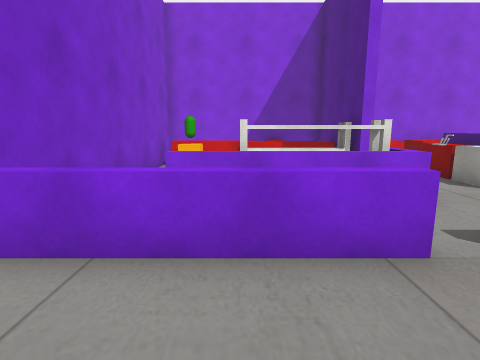
view 1 (above)

16 first-person views from a walk through a scene from a Unity 3-D project. The camera is 1.3 m above the floor, tilts 10° down and sees 80° across. The floor is counted in squares, 1 m on a side. Each view is taken from the middle of a square. On the plan, view 1 faces up. The plan holds only what a view shows up to about 13 squares ahead; the rest is blank. The place goes on beyond the plan. The player character is not drawn. Some surface patterns are stand-ins.

view 2
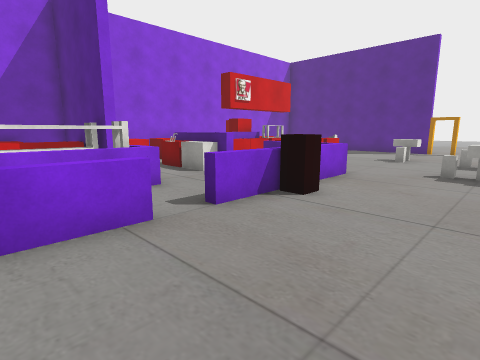

view 3
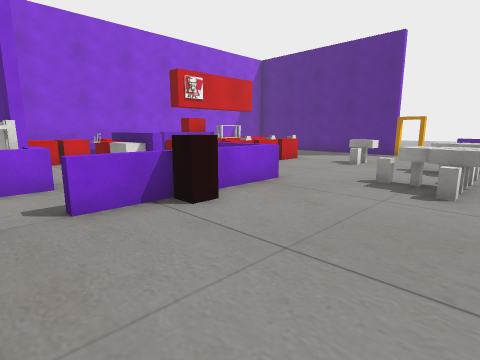

view 4
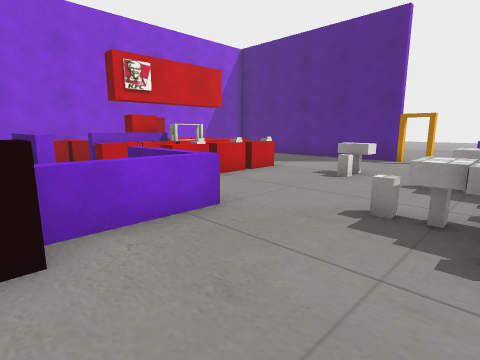

view 5
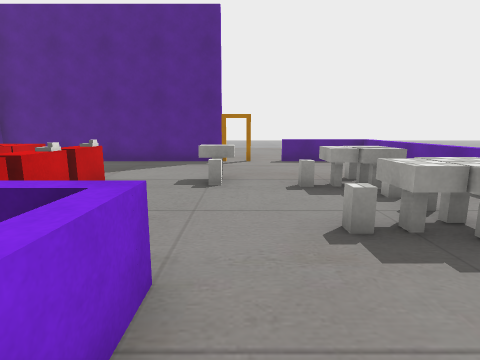

view 6
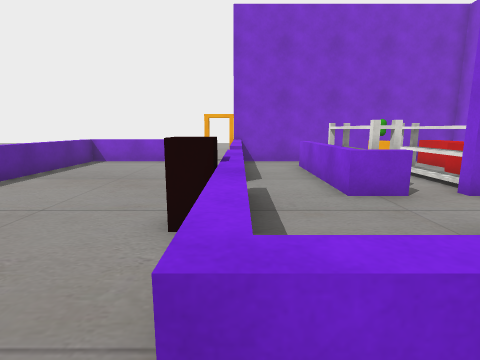

view 7
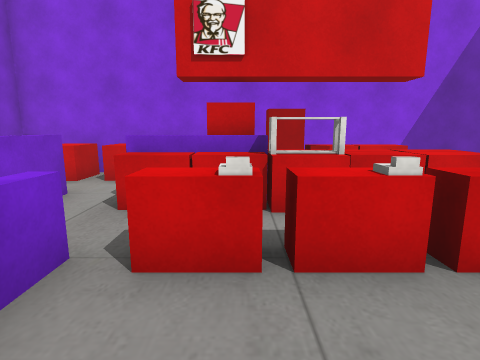

view 8
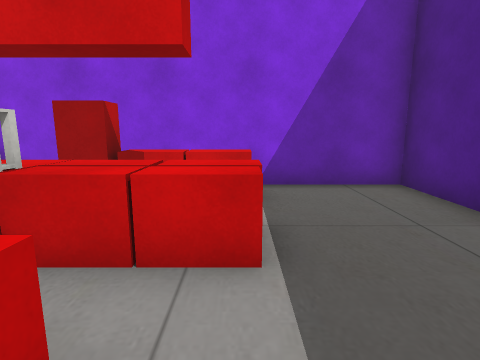

view 9
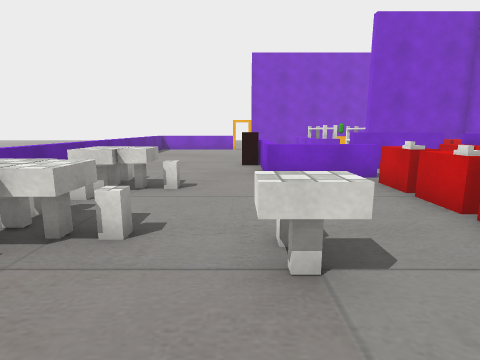

view 10
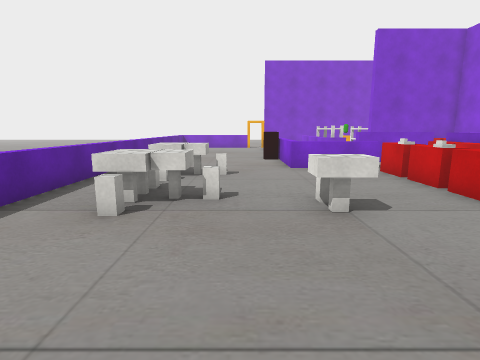

view 11
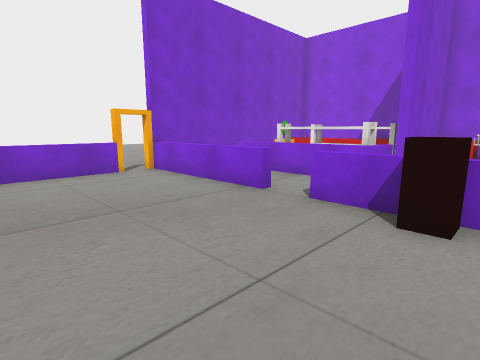

view 12
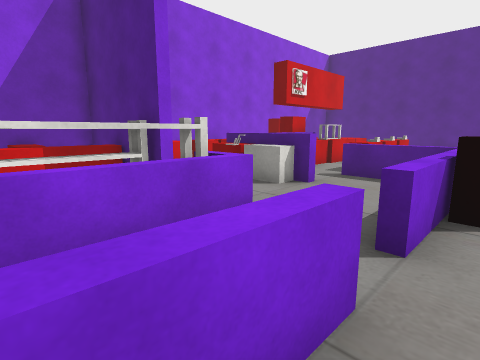

view 13
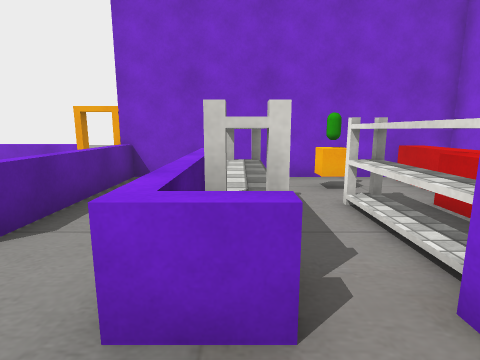

view 14
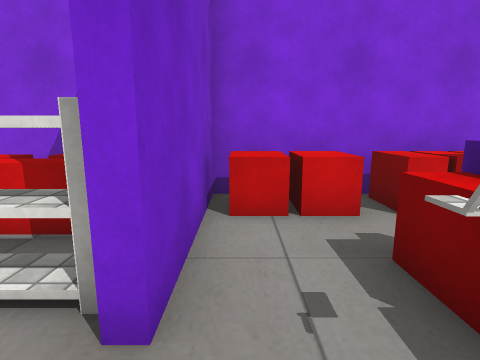

view 15
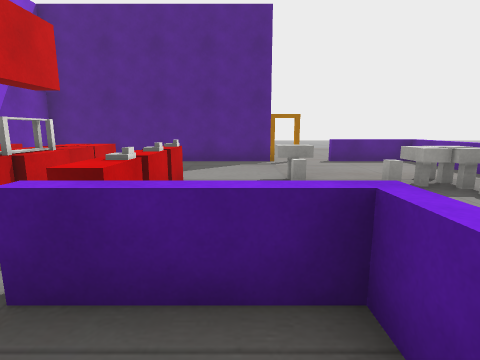

view 16
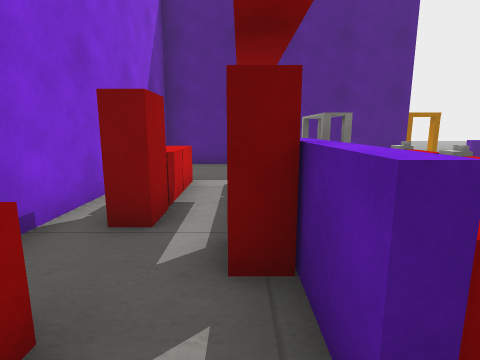

### Floor plan
Ten units are one square. View 1 is at (0, 0); x grows to the right and y downward. Boxes are objects, and circles mark ways between rooms. Rooms are numbered by the first view taken in them; rooms with no view inside come last. Other rooms are left out.
<svg viewBox="-37 -135 224 171">
<path fill="none" stroke="#000" d="M62 -56 62 -65M65 -65 65 -58M86 -82 79 -82M79 -85 85 -85M20 -27 -29 -27M179 -26 179 -117 35 -117 35 -75M-28 -46 -28 -26M-28 -17 -28 31M83 -59 83 -27 32 -27M69 -31 80 -31 80 -58M35 -64 35 -51 -14 -51M-29 -31 16 -31M-28 31 179 31 179 -2M182 -26 179 -26M-28 -26 -32 -26M-32 -17 -28 -17M179 -2 182 -2M32 -75 32 -117 -28 -117 -28 -46M6 -94 0 -94M1 -101 -25 -101M5 -55 32 -55 32 -64M31 -94 14 -94"/>
<rect x="35" y="-115" width="10" height="20" fill="#bbb"><title>other object</title></rect>
<rect x="45" y="-25" width="10" height="10" fill="#bbb"><title>other object</title></rect>
<rect x="45" y="-75" width="10" height="10" fill="#bbb"><title>other object</title></rect>
<rect x="45" y="-115" width="20" height="20" fill="#bbb"><title>other object</title></rect>
<rect x="55" y="-75" width="10" height="10" fill="#bbb"><title>other object</title></rect>
<rect x="55" y="-95" width="10" height="20" fill="#bbb"><title>other object</title></rect>
<rect x="65" y="-115" width="10" height="20" fill="#bbb"><title>other object</title></rect>
<rect x="75" y="-115" width="10" height="20" fill="#bbb"><title>other object</title></rect>
<rect x="85" y="5" width="10" height="10" fill="#bbb"><title>other object</title></rect>
<rect x="85" y="-5" width="20" height="10" fill="#bbb"><title>other object</title></rect>
<rect x="85" y="-65" width="50" height="10" fill="#bbb"><title>other object</title></rect>
<rect x="85" y="-85" width="10" height="10" fill="#bbb"><title>other object</title></rect>
<rect x="95" y="5" width="20" height="10" fill="#bbb"><title>other object</title></rect>
<rect x="95" y="-85" width="10" height="10" fill="#bbb"><title>other object</title></rect>
<rect x="95" y="-95" width="10" height="10" fill="#bbb"><title>other object</title></rect>
<rect x="105" y="-85" width="10" height="10" fill="#bbb"><title>other object</title></rect>
<rect x="105" y="-95" width="10" height="10" fill="#bbb"><title>other object</title></rect>
<rect x="105" y="-115" width="10" height="20" fill="#bbb"><title>other object</title></rect>
<rect x="115" y="5" width="10" height="10" fill="#bbb"><title>other object</title></rect>
<rect x="115" y="-5" width="20" height="10" fill="#bbb"><title>other object</title></rect>
<rect x="115" y="-85" width="10" height="10" fill="#bbb"><title>other object</title></rect>
<rect x="115" y="-95" width="10" height="10" fill="#bbb"><title>other object</title></rect>
<rect x="115" y="-115" width="10" height="20" fill="#bbb"><title>other object</title></rect>
<rect x="125" y="5" width="20" height="10" fill="#bbb"><title>other object</title></rect>
<rect x="125" y="-35" width="20" height="20" fill="#bbb"><title>other object</title></rect>
<rect x="125" y="-85" width="20" height="10" fill="#bbb"><title>other object</title></rect>
<rect x="125" y="-95" width="20" height="10" fill="#bbb"><title>other object</title></rect>
<rect x="125" y="-115" width="20" height="20" fill="#bbb"><title>other object</title></rect>
<rect x="-25" y="-85" width="20" height="10" fill="#bbb"><title>other object</title></rect>
<rect x="-5" y="-65" width="30" height="10" fill="#bbb"><title>other object</title></rect>
<rect x="-5" y="-85" width="30" height="10" fill="#bbb"><title>other object</title></rect>
<rect x="5" y="-115" width="20" height="20" fill="#bbb"><title>other object</title></rect>
<circle cx="-30" cy="-20" r="3" fill="#2a7"/>
<circle cx="180" cy="-15" r="3" fill="#2a7"/>
<circle cx="-20" cy="-50" r="3" fill="#2a7"/>
<circle cx="30" cy="-70" r="3" fill="#2a7"/>
<text x="90" y="-40">1</text>
<text x="130" y="-130">2</text>
<text x="0" y="-80">3</text>
</svg>
Room 1 opens to room 2. Room 1 opens to room 3.

Where each view was taken, in squares from view 1:
view 1: 0 up, 0 right, facing up
view 2: 1 down, 0 right, facing up-right
view 3: 2 down, 2 right, facing up-right
view 4: 1 down, 5 right, facing up-right
view 5: 2 up, 6 right, facing right
view 6: 3 up, 9 right, facing left
view 7: 3 up, 10 right, facing up
view 8: 5 up, 14 right, facing up
view 9: 2 up, 16 right, facing left
view 10: 1 up, 18 right, facing left
view 11: 2 down, 6 right, facing up-left
view 12: 2 up, 0 right, facing up-right
view 13: 6 up, 5 right, facing left
view 14: 6 up, 4 right, facing up
view 15: 4 up, 6 right, facing right
view 16: 9 up, 7 right, facing right
